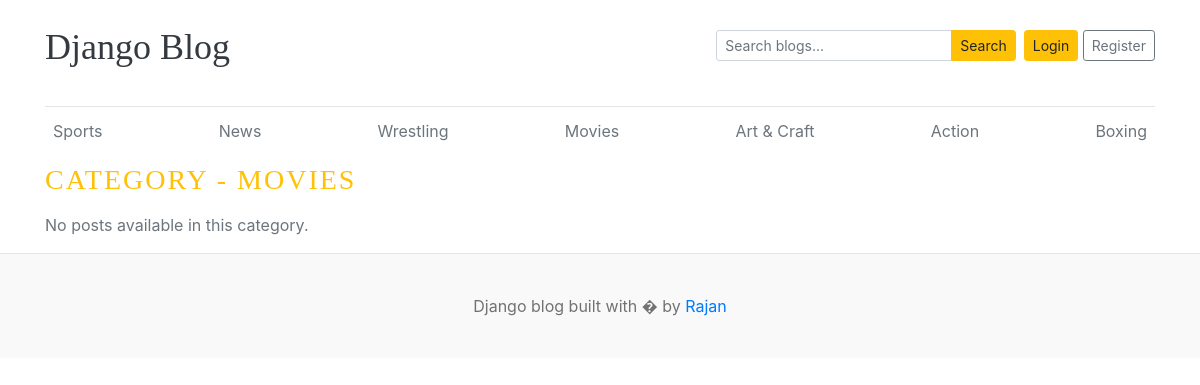
Before: /category/6/ with the older database file.
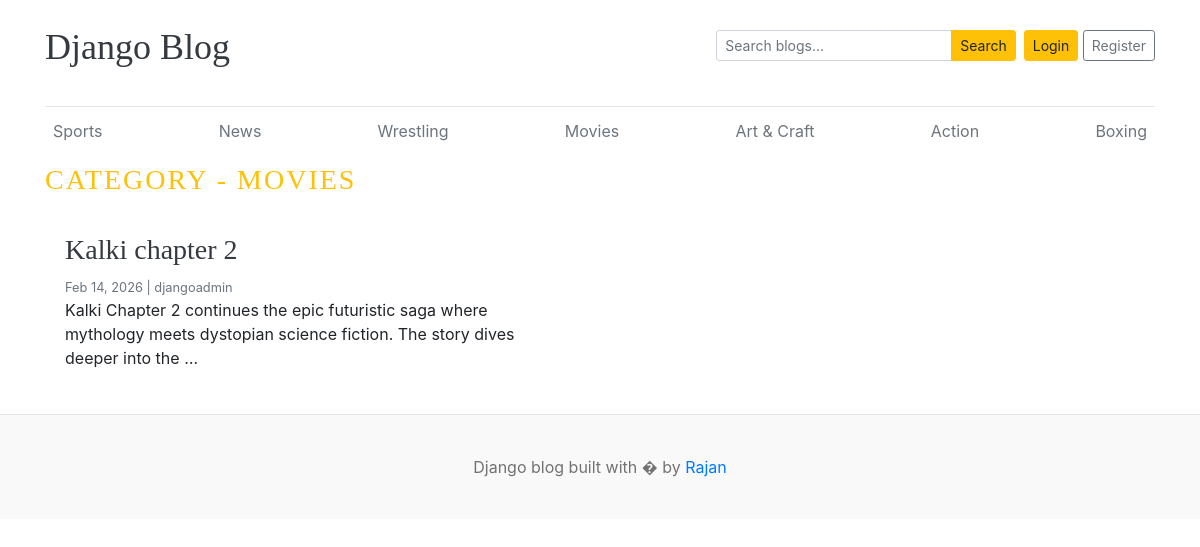
After: the same page with the newer database file.
### blogs/models.py (models this page shows, shortened)
class Category(models.Model):
    category_name = models.CharField(max_length=50, unique=True)
    created_at = models.DateTimeField(auto_now_add=True)
    updated_at = models.DateTimeField(auto_now=True)
    class Meta:
        verbose_name_plural = "Category"

class Blog(models.Model):
    title = models.CharField(max_length=100)
    slug = models.SlugField(max_length=150, unique=True)
    category = models.ForeignKey(Category, on_delete=models.CASCADE)
    author = models.ForeignKey(User, on_delete=models.CASCADE)
    featured_image = models.ImageField(upload_to="uploads/%Y/%m/%d/")
    short_description = models.TextField(max_length=500)
    blog_body = models.TextField(max_length=1000)
    status = models.IntegerField(choices=STATUS_CHOICES, default=0)
    is_featured = models.BooleanField(default=False)
    created_at = models.DateTimeField(auto_now_add=True)
    updated_at = models.DateTimeField(auto_now=True)

### blogs/views.py (the view)
# urls.py: path('<int:category_id>/', views.category_blogs, name='category_blogs'),
def category_blogs(request, category_id):
    posts = Blog.objects.filter(category_id=category_id, status=1)
    current_category = Category.objects.filter(id=category_id).first()
    categories = Category.objects.all()
    context = {
        'posts': posts,
        'current_category': current_category,
        'category': categories,
        'SocialLink': SocialLink.objects.all(),
    }
    return render(request, 'category_blogs.html', context)

### blogs/context_processors.py (called while the page is built)
def get_categories(request):
    categories = Category.objects.all()
    return {'category': categories}

def get_SocialLink(request):
    social_links = SocialLink.objects.all()
    return {'SocialLink': social_links}

### templates/category_blogs.html
{% extends 'base.html' %}
{% block content %}
<h3 class="text-uppercase text-warning mb-3" style="letter-spacing: 2px;">
  Category - {% if current_category %}{{ current_category.category_name }}{% else %}Unknown{% endif %}
</h3>
<div class="row">
  {% if posts %}
    {% for post in posts %}
      <div class="col-md-6 mb-4">
        <div class="card border-0">
          <div class="card-body">
            <h3>
              {% if post.slug %}
                <a href="{% url 'blogs' post.slug %}" class="text-dark">{{ post.title }}</a>
              {% else %}
                <span class="text-dark">{{ post.title }}</span>
              {% endif %}
            </h3>
            <small class="mb-1 text-muted">{{ post.created_at|date:"M d, Y" }} | {{ post.author }}</small>
            <p class="card-text">{{ post.short_description|truncatewords:20 }}</p>
          </div>
        </div>
      </div>
    {% endfor %}
  {% else %}
    <div class="col-12">
      <p class="text-muted">No posts available in this category.</p>
    </div>
  {% endif %}
</div>
{% endblock %}

### templates/base.html (shortened to what this page needs)
{% load static %}
<!DOCTYPE html>
<html lang="en">
<head>
    <link href="https://getbootstrap.com/docs/4.0/dist/css/bootstrap.min.css" rel="stylesheet">
    <link href="{% static 'css/blog.css' %}" rel="stylesheet">
    <link rel="stylesheet" href="https://cdnjs.cloudflare.com/ajax/libs/font-awesome/4.7.0/css/font-awesome.min.css">
  </head>
<body>
    <div class="container">
      <header class="blog-header py-3">
        <div class="row flex-nowrap justify-content-between align-items-center mb-3">
          <div class="col-6 pt-1">
            <a class="blog-header-logo text-dark" href="/">Django Blog</a>
          </div>
          <div class="col-6 d-flex justify-content-end align-items-center">
            <form id="search-form" action="{% url 'search' %}" method="get" class="form-inline mr-2">
              <div class="input-group input-group-sm">
                <input class="form-control" name="keyword" type="text" placeholder="Search blogs..." aria-label="Search blogs" />
                <div class="input-group-append">
                  <button class="btn btn-warning" type="submit">Search</button>
                </div>
              </div>
            </form>
            {% if user.is_authenticated %}
            <span class="small text-muted mr-2"><a href="{% url 'dashboard' %}">Dashboard</a></span>
            <a class="btn btn-sm btn-outline-secondary" href="{% url 'logout' %}">Logout</a>
            {% else %}
            <a class="btn btn-sm btn-warning" href="{% url 'login' %}">Login</a> &nbsp;
            <a class="btn btn-sm btn-outline-secondary" href="{% url 'register' %}">Register</a>
            {% endif %}
          </div>
        </div>
      </header>
      <div class="nav-scroller py-1 mb-2">
        <nav class="nav d-flex justify-content-between">
          {% for cat in category %}
          <a class="p-2 text-muted" href="{% url 'category_blogs' cat.id %}">{{ cat.category_name }}</a>
          {% endfor %}
        </nav>
      </div>
{% block content %}
{% endblock %}
    </div>
 <footer class="blog-footer">
  <p>Django blog built with � by <a href="#">Rajan</a></p>
</footer>
</body>
</html>

Changed rows visible on the page:
now on this page (row edited): Blog: title "Kalki chapter 2", created_at "Feb 14, 2026", author "djangoadmin", short_description "Kalki Chapter 2 continues the epic futuristic saga where mythology meets dystopian science fiction. The story dives deeper into the …"
Other visible differences:
text no longer shown: "No posts available in this category."
